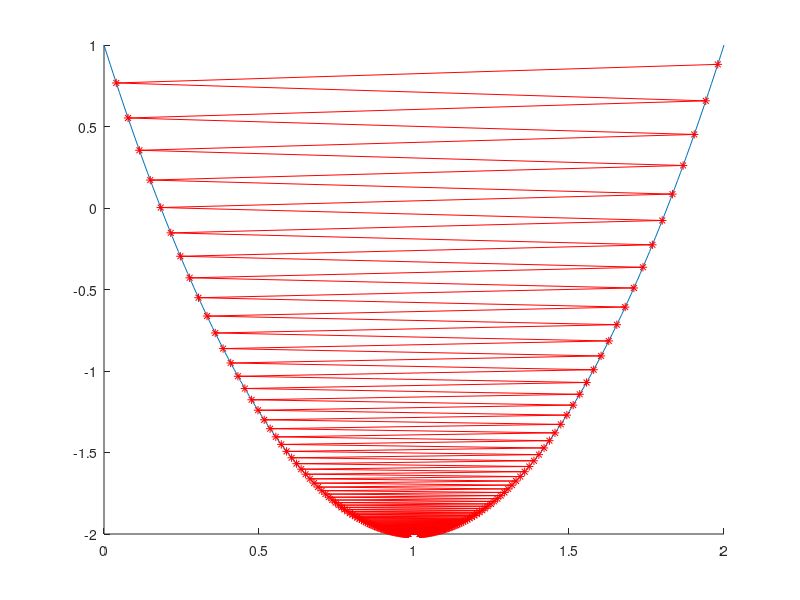
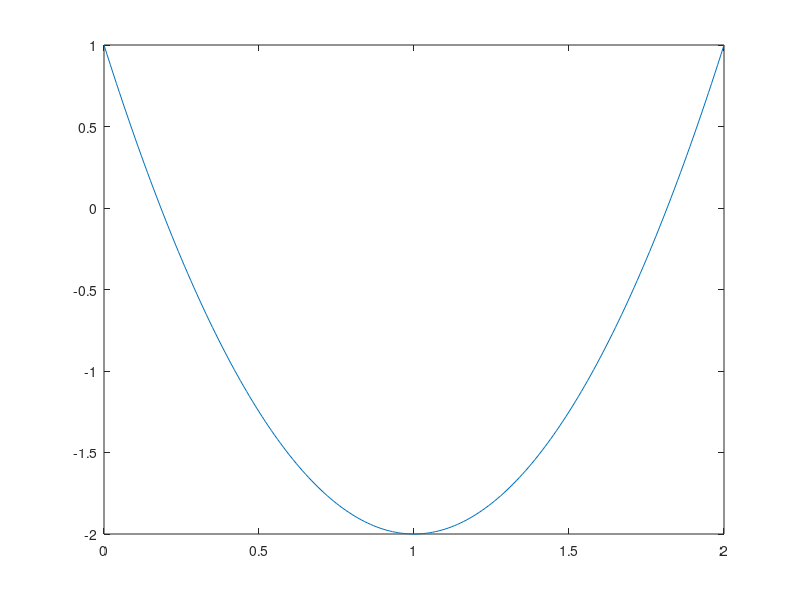
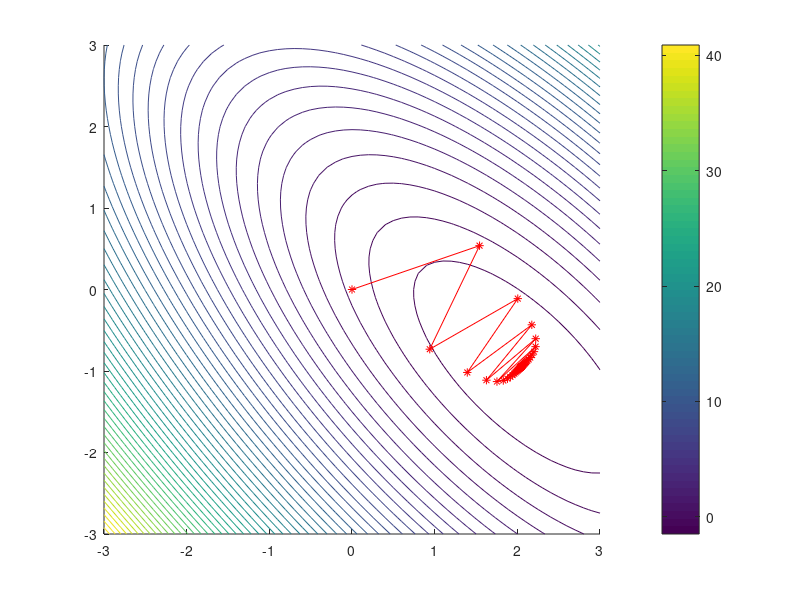
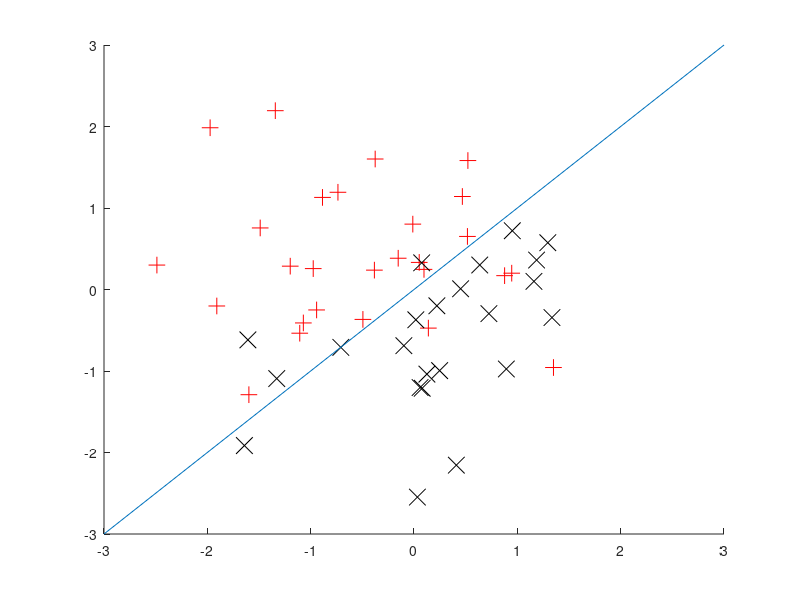

These figures' MATLAB source, in order: (Note: this script raises an error after producing the figures.)
%%%%%%%%%%%%%%%%%%%%%%%%%%%%%%%%%%%%%%%%%%%%%%%%%%%%%%%%%%%%%%%%%%%%%%%%%%%
plotpath =  '/Users/martinslawski/Dropbox/UVA/teaching/STAT6020/figs/';
%%%%%%%%%%%%%%%%%%%%%%%%%%%%%%%%%%%%%%%%%%%%%%%%%%%%%%%%%%%%%%%%%%%%%%%%%%%

%%%% Example 1 %%%%%%%%%%%%%%%%%%%%%%%%%%%%%%%%%%%%%%%%%%%%%%%%%%%%%%%%%%%%

% function to be minimized: quadratic function

f = @(x) 3*x.^2 - 6*x +1;
gradf = @(x) 6*x -6;
grid = 0:0.01:2;

plot(grid, f(grid))

% global minimizer is xstar = 1

% gradient descent with constant step-size

maxiter = 200;
iterates = zeros(maxiter, 1);
function_values = zeros(maxiter, 1);

stepsize = 0.33;  %1;%0.34;% 0.3. %0.4; %1;

xcur = 0;

iter = 0;

while iter < maxiter
   
    xcur = xcur - stepsize * gradf(xcur);
    iter = iter + 1;
    iterates(iter) = xcur;
    function_values(iter) = f(xcur);
    
end

figure
hold on 
plot(grid, f(grid))
plot(iterates, function_values, '-*r')

exportgraphics(gcf, [plotpath 'gradient_zigzag.pdf']);

%%%% Example 2 %%%%%%%%%%%%%%%%%%%%%%%%%%%%%%%%%%%%%%%%%%%%%%%%%%%%%%%%%%%%

rho = 0.7; % .99; 1

Q = [1 rho; rho 1];
c = -2*Q*[2; -1] - 2 * Q * 0.1 * randn(2, 1);


foo = @(x) x' * Q * x + x' * c;
grad = @(x) 2*Q*x + c;

xstar = -(Q \ (c/2));
%foo(xstar)


stepsize = 0.95 * (1 / (1+ rho)); 

maxiter = 1000;
iterates = zeros(maxiter, 2);
function_values = zeros(maxiter, 1);


xcur = [0;0];

tol = 1E-8;
iter = 0;

while iter < maxiter && norm(grad(xcur)) > tol 
   
    xcur = xcur - stepsize * grad(xcur);
    iter = iter + 1;
    iterates(iter,:) = xcur;
    function_values(iter) = foo(xcur);
    
end

iterates = iterates(1:iter, :);
function_values = function_values(1:iter, :);

xgrid = -3:0.1:3;
ygrid = xgrid;
z = zeros(numel(xgrid), numel(ygrid));

for i=1:numel(xgrid)
    for j=1:numel(ygrid)
    z(i,j) = foo([xgrid(i); ygrid(j)]);
    end
end

figure
hold on
contour(xgrid, ygrid, z', 50)
colorbar
plot([0;iterates(:,1)], [0;iterates(:,2)], '-*r')

%%%% Example 3 %%%%%%%%%%%%%%%%%%%%%%%%%%%%%%%%%%%%%%%%%%%%%%%%%%%%%%%%%%%%

%%% logistic regression

beta = [-1; 1];
beta0 = 0;

n = 50;

X = randn(n, numel(beta));

y = sign(X * beta + beta0);

y = y .* (2*(rand(n, 1) > 0.1)-1); % add some label noise 

figure
hold on
plot(X(sign(y) == 1,1), X(sign(y) == 1,2), '+r', 'MarkerSize', 12)
plot(X(sign(y) == -1,1), X(sign(y) == -1,2), 'xk', 'MarkerSize', 12)

line([-3,3], [-3,3])

% gradient descent

f = @(theta) theta(1) * ones(n, 1) + X * theta(2:end);

foo = @(f) sum(log(1 + exp(-y .* f)));


grad = @(theta) sum([ones(n, 1) X]' * diag(-y ./ (1 + exp(y .* f(theta)))), 2);

stepsize = 0.9 * 2  / (norm([ones(n, 1) X]).^2); 


maxiter = 200;
iterates = zeros(maxiter, 3);
function_values = zeros(maxiter, 1);


xcur = [0;0;0];

tol = 1E-8;
iter = 0;

while iter < maxiter && norm(grad(xcur)) > tol 
   
    xcur = xcur - stepsize * grad(xcur);
    iter = iter + 1;
    iterates(iter,:) = xcur;
    function_values(iter) = foo(f(xcur));
    
end

iterates = iterates(1:iter, :);
function_values = function_values(1:iter, :);

figure
hold on
plot(X(sign(y) == 1,1), X(sign(y) == 1,2), '+r', 'MarkerSize', 16)
plot(X(sign(y) == -1,1), X(sign(y) == -1,2), 'xk', 'MarkerSize', 16)
for i=1:2:10
    interc = -iterates(i,1)/iterates(i,end);
    slope = -iterates(i,2)/iterates(i,end);
    line([-3,3], [-3 * slope + interc, 3 * slope + interc])
    %pause() --- out-comment if you want to see how the hyperplane is
    % adjusted
end


cvx_begin
variable beta0_cvx
variable beta_cvx(2)
minimize sum(log(1 + exp(-y .* (X * beta_cvx + ones(n,1) * beta0_cvx))))
cvx_end


%%% minimizing quadratic function with back-tracking line search
%&& norm(grad(xcur)) > tol 

rho = 0.8;

Q = [1 rho; rho 1];
c = -2*Q*[2; -1] - 2 * Q * 0.1 * randn(2, 1);


foo = @(x) x' * Q * x + x' * c;
grad = @(x) 2*Q*x + c;

% optimal colution, for checking
% xstar = Q \ (-c/2);
% foo(xstar)

maxiter = 20000;
iterates = zeros(maxiter, 2);
function_values = zeros(maxiter, 1);

xcur = [0;0];

tau = 0.5;
gamma = 0.8;
tol = 1E-8;
iter = 0;
foo_xcur = foo(xcur);

while iter < maxiter 
   
    gradxcur = grad(xcur);
    normsq_gradxcur = norm(gradxcur)^2; 
    
    % check Armijo rule
    m = 0;
    while foo_xcur - foo(xcur - gamma^m * gradxcur) < tau * gamma^m * normsq_gradxcur  
        m = m+1;
        if gamma^m < tol^2
            flag = true;
           break;
        end
    end
    if  flag
        break; 
    end
    
       
    xcur = xcur - gamma^m * gradxcur;
    iter = iter + 1;
    iterates(iter,:) = xcur;
    foo_xcur = foo(xcur);
    function_values(iter) = foo_xcur;
    
end

iterates = iterates(1:iter, :);
function_values = function_values(1:iter, :);